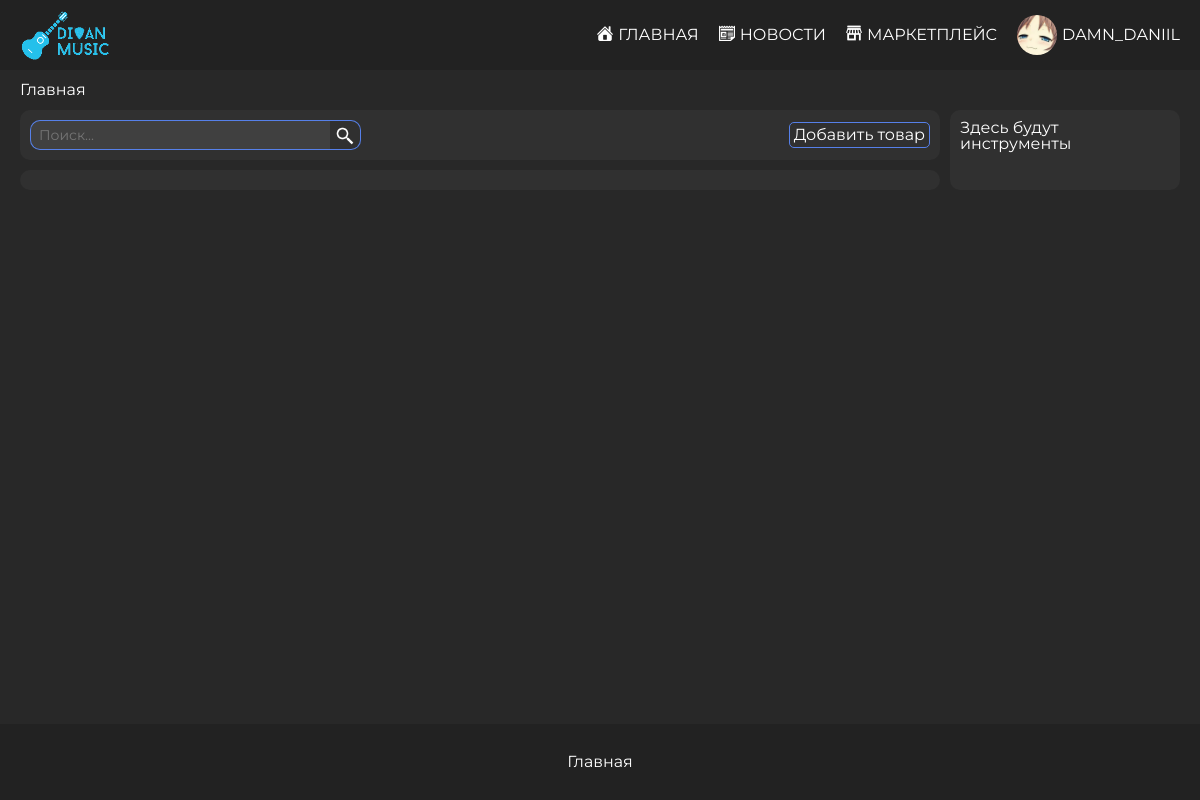
Screenshot of /marketplace (signed in) with the database file from the repository.
### static/data/users.py (models this page shows, shortened)
class User(SqlAlchemyBase, UserMixin):
    __tablename__ = 'users'
    id = sqlalchemy.Column(sqlalchemy.Integer,
                           primary_key=True, autoincrement=True)
    username = sqlalchemy.Column(sqlalchemy.String, nullable=True)
    email = sqlalchemy.Column(sqlalchemy.String, nullable=True)
    hashed_password = sqlalchemy.Column(sqlalchemy.String, nullable=True)
    name = sqlalchemy.Column(sqlalchemy.String, nullable=True)
    surname = sqlalchemy.Column(sqlalchemy.String, nullable=True)
    age = sqlalchemy.Column(sqlalchemy.Integer, nullable=True)
    sex = sqlalchemy.Column(sqlalchemy.String, nullable=True)
    hobby = sqlalchemy.Column(sqlalchemy.String, nullable=True)
    posts = sqlalchemy.Column(sqlalchemy.Integer, nullable=True)
    avatar_path = sqlalchemy.Column(sqlalchemy.String, nullable=True)
    created_date = sqlalchemy.Column(sqlalchemy.String, nullable=True)

### main.py (the view)
@app.route('/marketplace')
def marketplace():
    db_sess = db_session.create_session()
    products = db_sess.query(Product).all()
    products.reverse()
    if current_user.is_authenticated:
        image = current_user.email
        log_form = None
    else:
        image = None
        log_form = LoginForm()
    return render_template('marketplace_main_page.html',
                           user=current_user,
                           title=f'Маркетплейс - DIVAN music',
                           image=f'/img/avatars/{image}.png',
                           products=products,
                           form=log_form)

### main.py (called while the page is built)
@login_manager.user_loader
def load_user(user_id):
    db_sess = db_session.create_session()
    return db_sess.query(User).get(user_id)

### static/data/db_session.py (called while the page is built)
def create_session() -> Session:
    global __factory
    return __factory()

### templates/marketplace_main_page.html (shortened to what this page needs)
{% extends "base.html" %}
{% block content %}
    <div class="content">
        <div class="container">
            <div class="navigation__str">
                <a href="/" class="navigation__href">Главная</a>
            </div>
            <div class="marketplace__grid">
                <div class="marketplace__grid__body">
                    <div class="marketplace__grid__item marketplace__page__content__block">
                    </div>
                    <div class="marketplace__grid__item marketplace__page__tools__block">
                        Здесь будут инструменты
                    </div>
                    <div class="marketplace__grid__item marketplace__page__top__content__block">
                        <div class="marketplace__top__content__grid">
                            <form>
                                <div class="search__field__grid">
                                    <input class="custom__search__field" placeholder="Поиск..." id="search__field">
                                    <button type="submit" class="search__button">
                                        <img src="../static/img/icons/search.svg" alt="Поиск">
                                    </button>
                                </div>
                            </form>
                            <div class="product__create__button">
                                {% if current_user.is_authenticated %}
                                    <a href="/add_product" class="create__post__link">Добавить товар</a>
                                {% endif %}
                            </div>
                        </div>
                    </div>
                </div>
            </div>
        </div>
    </div>
{% endblock %}

### templates/base.html (shortened to what this page needs)
<!doctype html>
<html lang="ru">
<head>
    <link rel="stylesheet" href="../static/css/auth.css">
    <link rel="stylesheet" href="../static/css/marketplace__main__page.css">
    <link rel="stylesheet" href="../static/css/general_style.css">
    <link rel="stylesheet" href="../static/css/posts.css">
    <link rel="stylesheet" href="../static/css/index.css">
    <link rel="stylesheet" href="../static/css/product_page.css">
    <link rel="stylesheet" href="../static/css/profile.css">
    <link rel="stylesheet" href="../static/css/add_post.css">
    <link rel="stylesheet" href="../static/css/add_product.css">
    <link rel="stylesheet" href="../static/css/registration.css">
    <link rel="stylesheet" href="https://cdnjs.cloudflare.com/ajax/libs/animate.css/4.1.1/animate.min.css"/>
</head>
<body>
    <div class="wrapper">
        <header class="header">
            <div class="container">
                <div class="header__body">
                    <a class="header__logo" href="/">
                        <img src="../static/img/logo_v2.png" class="header__logo__image " alt="">
                    </a>
                    <nav class="header__menu">
                        <ul class="header__list">
                            <li>
                                <a href="/" class="header__link link">
                                    <div class="header__link__grid">
                                        <div class="header__link__grid__item">
                                            <img src="../static/img/icons/home.svg" alt="">
                                        </div>
                                        <div class="header__link__grid__item">
                                            Главная
                                        </div>
                                    </div>
                                </a>
                            </li>
                            <li>
                                <a href="/posts" class="header__link link">
                                    <div class="header__link__grid">
                                        <div class="header__link__grid__item">
                                            <img src="../static/img/icons/posts.svg" alt="">
                                        </div>
                                        <div class="header__link__grid__item">
                                            Новости
                                        </div>
                                    </div>
                                </a>
                            </li>
                            <li>
                                <a href="/marketplace" class="header__link link">
                                    <div class="header__link__grid">
                                        <div class="header__link__grid__item">
                                            <img src="../static/img/icons/marketplace.svg" alt="">
                                        </div>
                                        <div class="header__link__grid__item">
                                            Маркетплейс
                                        </div>
                                    </div>
                                </a>
                            </li>
                            {% if current_user.is_authenticated %}
                                <li>
                                    {% if image %}
                                        <a href="/profile" class="header__link header__username">
                                            <div class="header__link__grid">
                                                <div class="header__link__grid__item">
                                                    {% if current_user.avatar_path != None %}
                                                        <img src="{{ url_for('static', filename=current_user.avatar_path) }}" class="miniature__avatar"
                                                             alt="">
                                                    {% endif %}
                                                </div>
                                                <div class="header__link__grid__item">
                                                    {{ current_user.username }}
                                                </div>
                                            </div>
                                        </a>
                                    {% endif %}
                                </li>
                            {% endif %}
                        </ul>
                    </nav>
                </div>
            </div>
        </header>
        <main role="main" class="main">
            {% block content %}{% endblock %}
        </main>
        <footer class="footer">
            <form method="post" novalidate>
                <ul>
                    <li>
                        <a class="footer__link" aria-current="page" href="/">Главная</a>
                    </li>
                </ul>
            </form>
        </footer>
    </div>
</body>
</html>

### static/css/marketplace__main__page.css (style rules this page uses)
.marketplace__grid { display: block; }
.marketplace__grid__body { margin: 0 0 20px 0; display: grid; max-width: 1180px; grid-template-rows: [start] auto [row-end]; grid-template-columns: [start] 4fr [col2] 1fr [col-end]; grid-gap: 10px; grid-template-areas: "top tools" "content tools"; }
.marketplace__grid__item { padding: 10px; align-items: center; justify-content: center; }
.marketplace__page__content__block { grid-area: content; background-color: #303030; border-radius: 10px; }
.marketplace__page__tools__block { grid-area: tools; background-color: #303030; border-radius: 10px; }
.marketplace__page__top__content__block { grid-area: top; background-color: #303030; border-radius: 10px; }
.marketplace__top__content__grid { display: flex; justify-content: space-between; align-items: center; }
.search__field__grid { display: grid; grid-template-rows: [start] auto [row-end]; grid-template-columns: [start] auto [col2] auto [col-end]; grid-template-areas: 'search__field button'; }
.search__field__grid input { grid-area: search__field; }

### static/css/general_style.css (style rules this page uses)
*, *::before, *::after { padding: 0; margin: 0; border: 0; box-sizing: border-box; }
a { text-decoration: none; color: white; cursor: pointer; }
button { cursor: pointer; }
ul, ol, li { list-style: none; }
img { image-rendering: auto; vertical-align: top; }
html, body { color: #ffffff; height: 100%; line-height: 1; background-color: #282828; font-family: "Montserrat-Regular", sans-serif; }
.wrapper { min-height: 100%; display: flex; flex-direction: column; }
.container { max-width: 1180px; margin: 0 auto; padding: 0 10px; }
.content { height: 100%; padding: 70px 0 0 0; }
.header { position: fixed; width: 100%; top: 0; left: 0; z-index: 50; }
.header:before { content: ''; position: absolute; top: 0; left: 0; width: 100%; height: 100%; background-color: #222222; z-index: 2; }
.header__body { position: relative; display: flex; justify-content: space-between; height: 70px; align-items: center; }
.header__logo { flex: 0 0 100px; z-index: 3; }
.header__logo__image { width: 90px; display: block; }
.header__list { display: flex; height: 40px; position: relative; z-index: 2; }
.header__list li { list-style: none; margin: 0 0 0 20px; }
.header__link__grid { display: grid; grid-template-rows: [start] 40px [row-end]; grid-template-columns: [col-start] auto [col2] auto [col-end]; grid-template-areas: 'icon link__text'; gap: 5px; justify-content: center; align-items: center; }
.header__link__grid img { grid-area: icon; max-height: 16px; }
.header__link { grid-area: link__text; color: #ffffff; text-transform: uppercase; font-size: 16px; line-height: 20px; text-decoration: none; }
.header__link.link::after { display: block; content: ""; height: 2px; margin-top: -10px; width: 0; background-color: #5680e9; transition: width 0.4s ease-out; }
.miniature__avatar { min-height: 40px; z-index: 3; border-radius: 50%; }
.header__username { margin: 0 0 0 0; }
main { flex: 1 1 auto; }
.navigation__str { width: 100%; display: flex; line-height: 40px; align-items: center; }
.navigation__href { display: inline-block; color: white; margin-right: 10px; }
.custom__search__field { display: block; width: 300px; height: 30px; padding: 0.375rem 0.5rem; font-family: Montserrat-Regular, sans-serif; font-size: 14px; color: white; outline: none; background-color: #404040; border: 1px solid #5680E9; border-right: none; border-radius: 10px 0 0 10px; }
.search__button { height: 30px; background-color: transparent; border: 1px solid #5680E9; border-left: none; padding: 5px; border-radius: 0 10px 10px 0; }
.search__button img { max-height: 20px; }
.footer { height: 100%; padding: 30px; text-align: center; color: #ffffff; background-color: #222222; }
.footer__link { color: #ffffff; }

### static/css/posts.css (style rules this page uses)
.create__post__link { display: inline-block; padding: 4px; color: white; font-size: 16px; border: 1px solid #5680E9 ; border-radius: 5px; background-color: transparent; transition: 0.4s ease-in-out; }

### rows the page displays
User: avatar_path (picture), username "DAMN_DANIIL"
